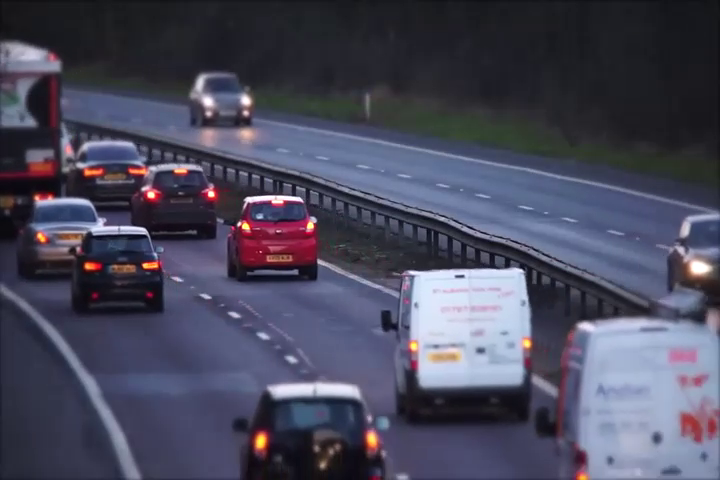
#> input picture frame 6 of İleri Seviye/Seçilen Nesne Takibi/cars.mp4, 720 x 480 px, given in place of highway.mp4, which was not available
$ python self_driving.py
#> lines starting #> are read from the running program, lines starting #| are printed output that depends on the picture; after the words box and inside, x2 and y2 are one past the last pixel; in counts of white or black regions, pixels touching at a corner belong together; pictures that were not available may be replaced by others from this repository, and a replacement may not be noted
import cv2
import numpy as np

cam = cv2.VideoCapture("highway.mp4")
slopes = []

while True:
    _,img = cam.read()
#> img is the input picture: shape (480, 720, 3); mean B, G, R 92.4, 73.8, 74.1
    img = cv2.resize(img,(1280,720))
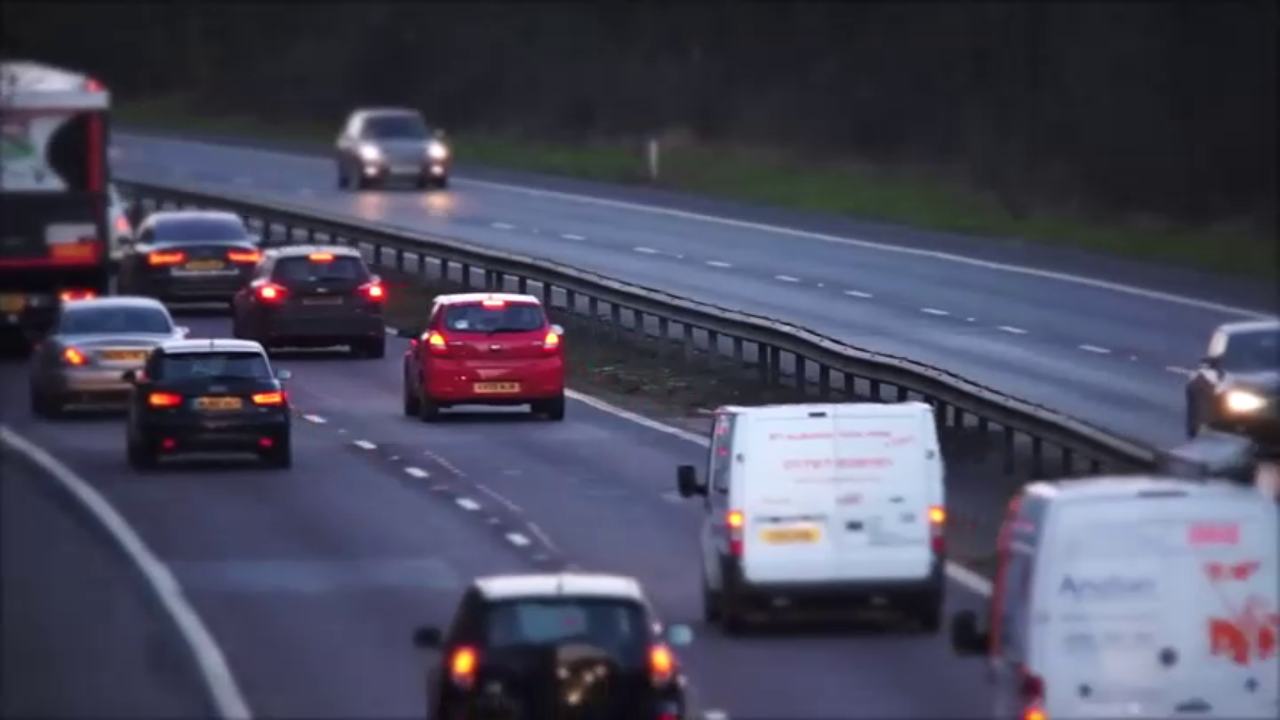
#> img: shape (720, 1280, 3); mean B, G, R 92.3, 73.7, 74.1
    imgDisplay = img.copy()
    imgGRAY = cv2.cvtColor(img,cv2.COLOR_BGR2GRAY)
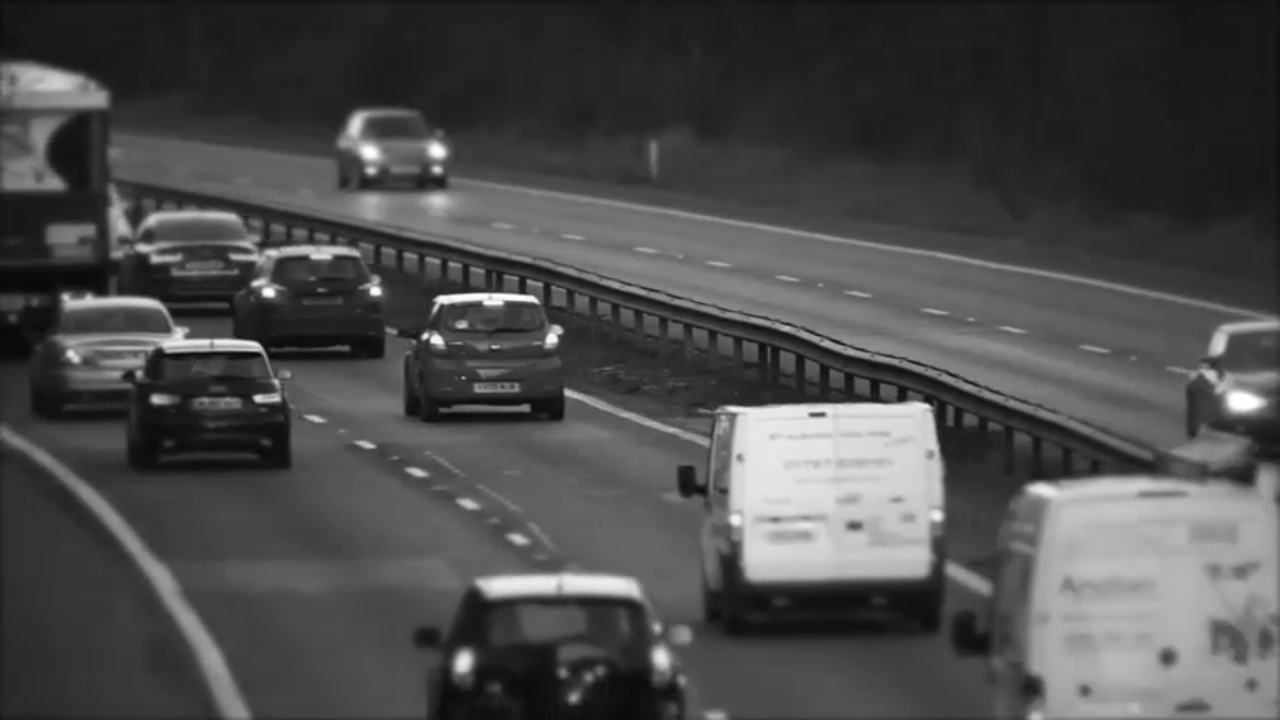
#> imgGRAY: shape (720, 1280); min 8, max 255, mean 75.9
    imgBlurred = cv2.blur(imgGRAY,(4,4))
    canny = cv2.Canny(imgBlurred,180,250,apertureSize=3)
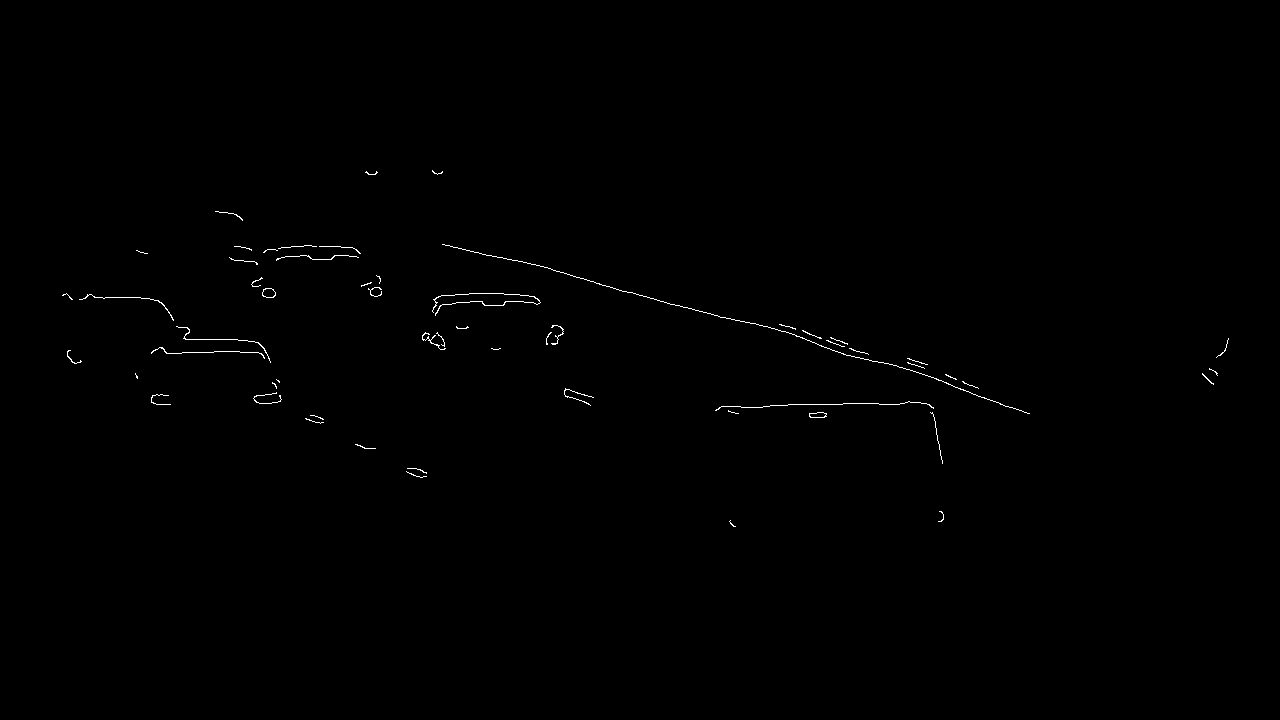
#> canny: shape (720, 1280); 0.31% white in thin lines or dots, all inside (x1, y1, x2, y2) = (62, 170, 1229, 527)

    Way_corners = np.array([[(10,700),(660,490),(760,490),(1250,700)]],dtype=np.int32)
    mask = np.zeros_like(imgGRAY)
    cv2.fillPoly(mask,Way_corners,255)
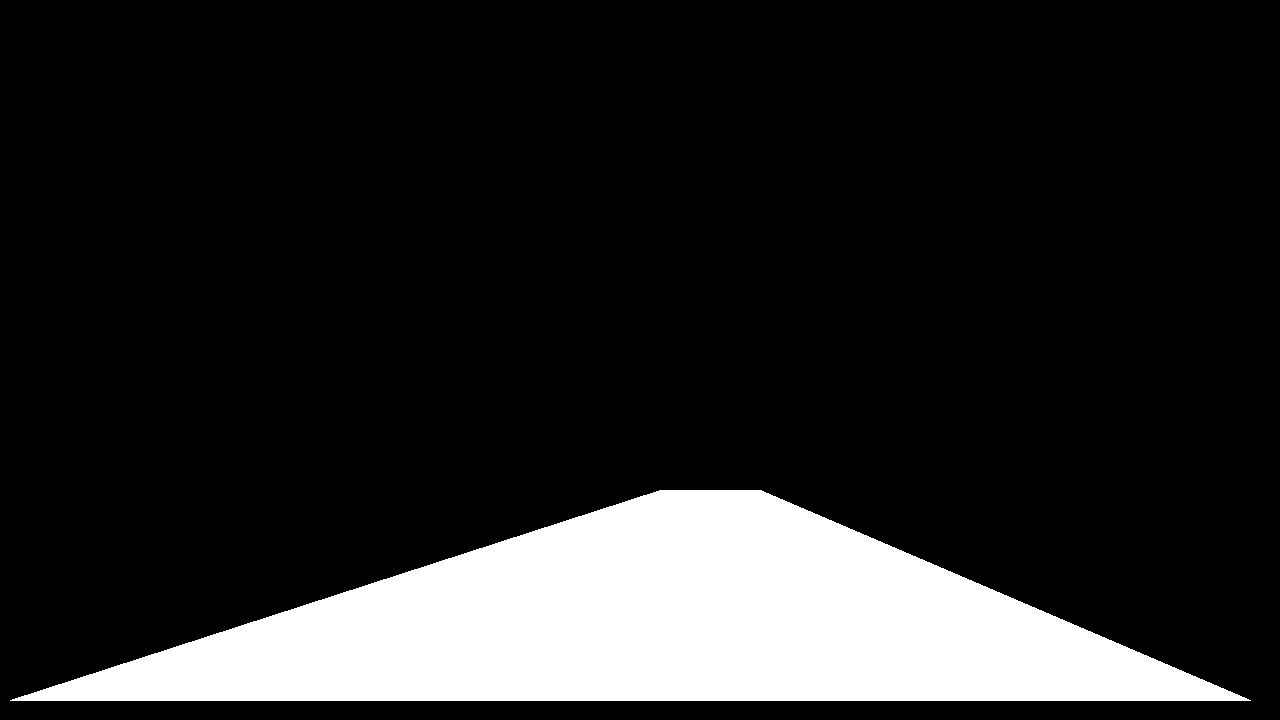
#> mask: shape (720, 1280); 15.4% white; 1 white region, box (x1, y1, x2, y2) and area: (10, 490, 1251, 701) 141941
    masked_way = cv2.bitwise_and(canny,mask)
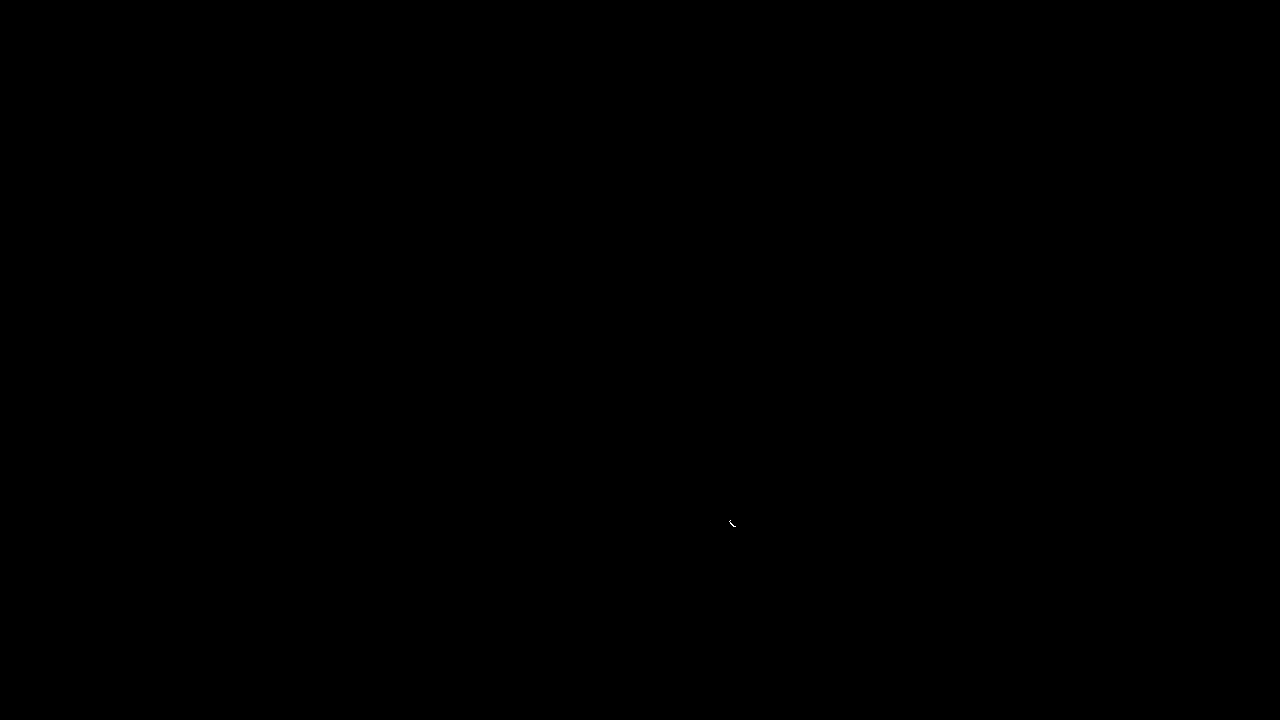
#> masked_way: shape (720, 1280); 0% white in thin lines or dots, all inside (x1, y1, x2, y2) = (729, 520, 736, 527)
    cv2.imshow("masked",masked_way)

    lines = cv2.HoughLinesP(masked_way,2,np.pi/180,120,minLineLength=20,maxLineGap=50)
#> lines = None

    height,width = masked_way.shape
#> height = 720; width = 1280
    empty_black = np.zeros((height,width,3),dtype=np.uint8)

    if lines is not None:
        for line in lines:
            for x1,y1,x2,y2 in line:
                slope = (y2-y1)/(x2-x1)
                slope = float(slope) * 57.29   # to degree
                if slope > 0:
                    cv2.line(imgDisplay,(x1,y1),(x2,y2),[255,0,0],3)
                else:
                    cv2.line(imgDisplay,(x1,y1),(x2,y2),[0,0,255],3)
                slope = round(slope)
                if slope not in slopes:
                    slopes.append(slope)

    #cv2.imshow("original",img)
    cv2.imshow("hough lines",imgDisplay)
    #cv2.imshow("canny",canny)

    if cv2.waitKey(20) == 27:
#> (key Esc is pressed here)
        break

print(slopes)
cam.release()
cv2.destroyAllWindows()

$ run again, starting later in the video
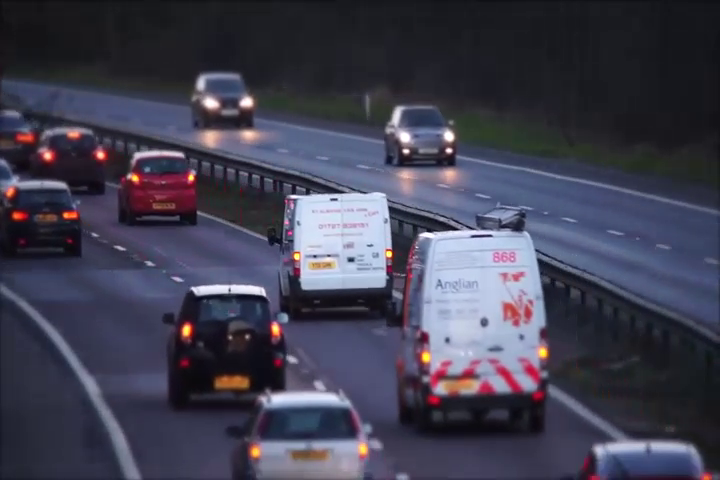
#> input picture frame 29 of İleri Seviye/Seçilen Nesne Takibi/cars.mp4, 720 x 480 px, given in place of highway.mp4, which was not available
#> img is the input picture: shape (480, 720, 3); mean B, G, R 81.7, 64.8, 65.7
#> img: shape (720, 1280, 3)
#> `imgGRAY = cv2.cvtColor(img,cv2.COLOR_BGR2GRAY)`:
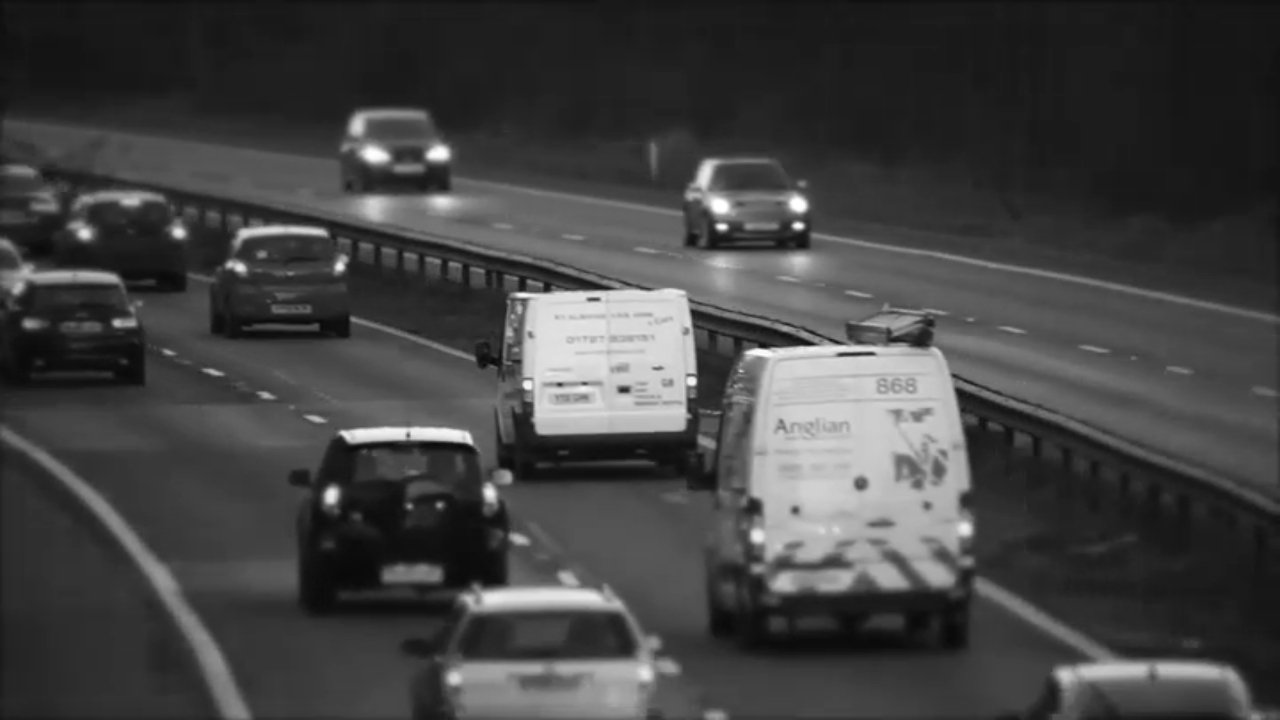
#> imgGRAY: shape (720, 1280); min 7, max 255, mean 66.9
#> `canny = cv2.Canny(imgBlurred,180,250,apertureSize=3)`:
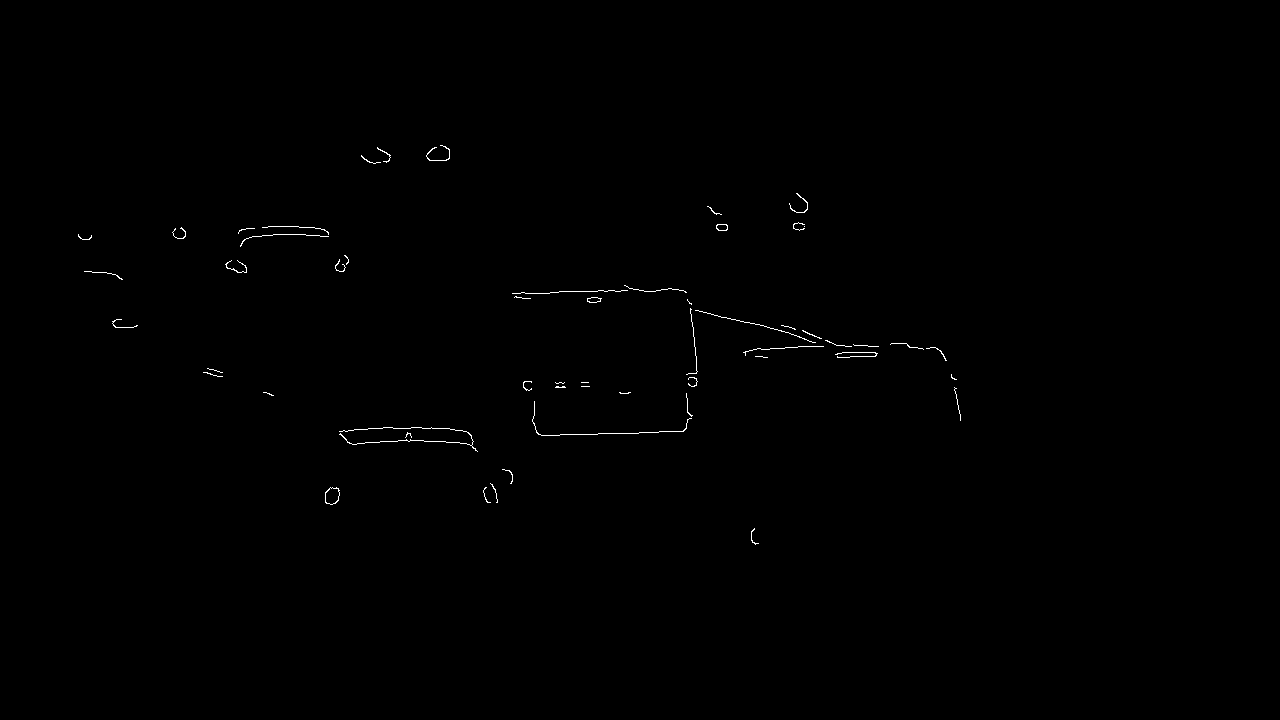
#> canny: shape (720, 1280); 0.26% white in thin lines or dots, all inside (x1, y1, x2, y2) = (78, 145, 961, 545)
#> mask: shape (720, 1280); 15.4% white; 1 white region, box (x1, y1, x2, y2) and area: (10, 490, 1251, 701) 141941
#> masked_way: shape (720, 1280); 0% white in thin lines or dots, all inside (x1, y1, x2, y2) = (751, 528, 759, 545)
#> lines = None

$ run again, starting later in the video
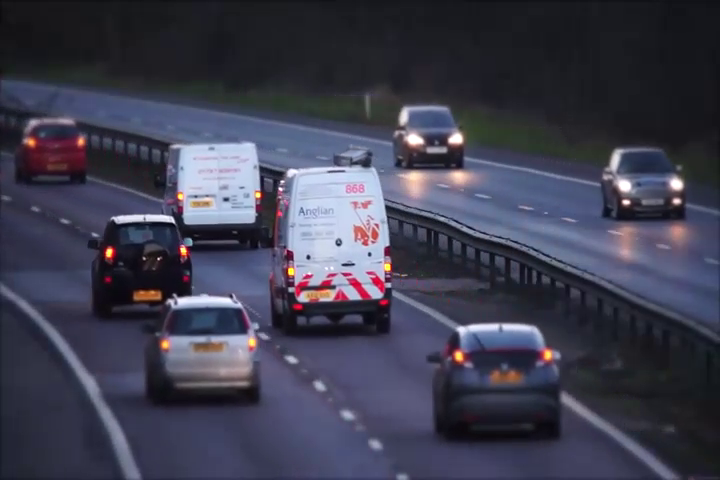
#> input picture frame 52 of İleri Seviye/Seçilen Nesne Takibi/cars.mp4, 720 x 480 px, given in place of highway.mp4, which was not available
#> img is the input picture: shape (480, 720, 3); mean B, G, R 80.3, 63.3, 63.2
#> img: shape (720, 1280, 3)
#> `imgGRAY = cv2.cvtColor(img,cv2.COLOR_BGR2GRAY)`:
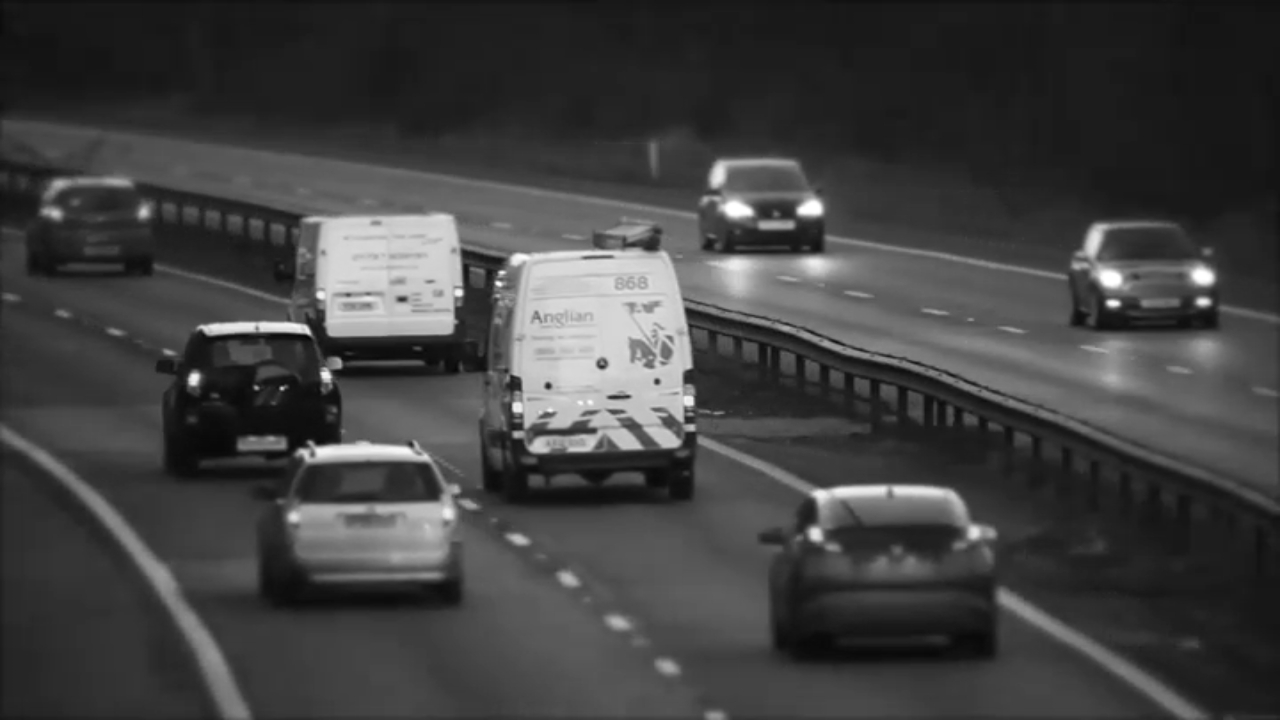
#> imgGRAY: shape (720, 1280); min 4, max 255, mean 65.1
#> `canny = cv2.Canny(imgBlurred,180,250,apertureSize=3)`:
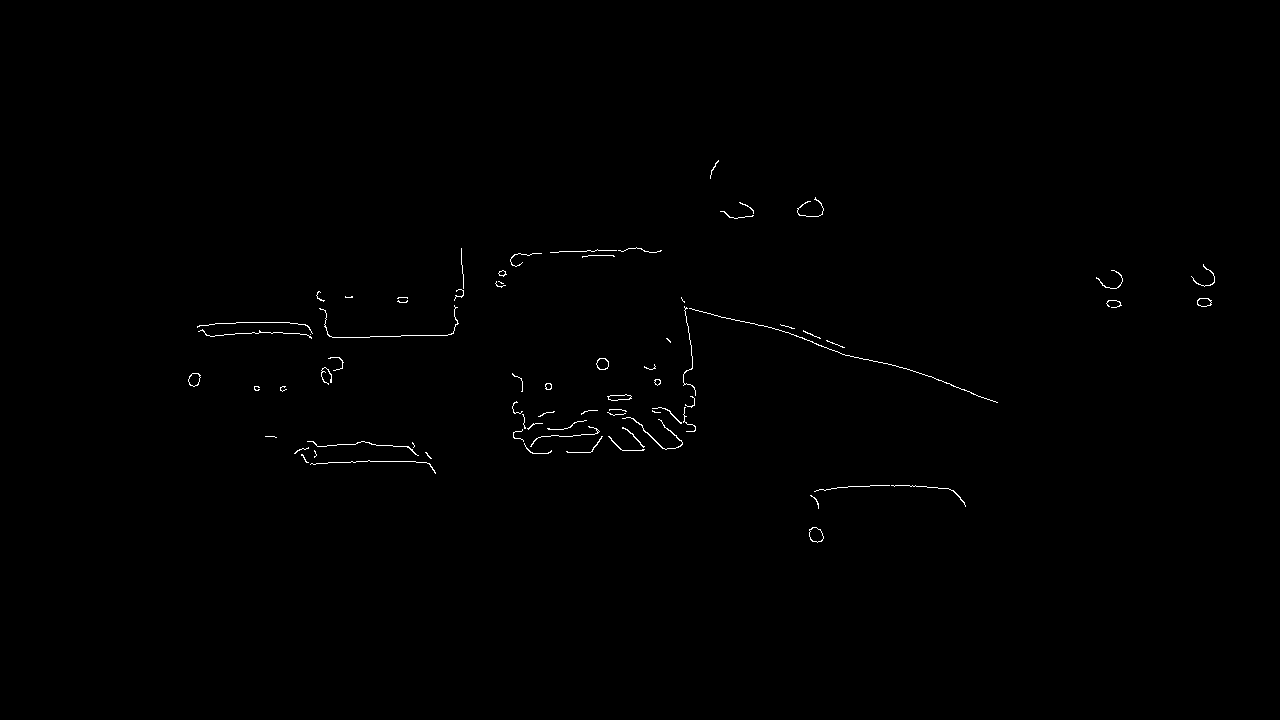
#> canny: shape (720, 1280); 0.37% white in thin lines or dots, all inside (x1, y1, x2, y2) = (188, 160, 1215, 543)
#> mask: shape (720, 1280); 15.4% white; 1 white region, box (x1, y1, x2, y2) and area: (10, 490, 1251, 701) 141941
#> masked_way: shape (720, 1280); 0.01% white in thin lines or dots, all inside (x1, y1, x2, y2) = (809, 527, 824, 543)
#> lines = None
